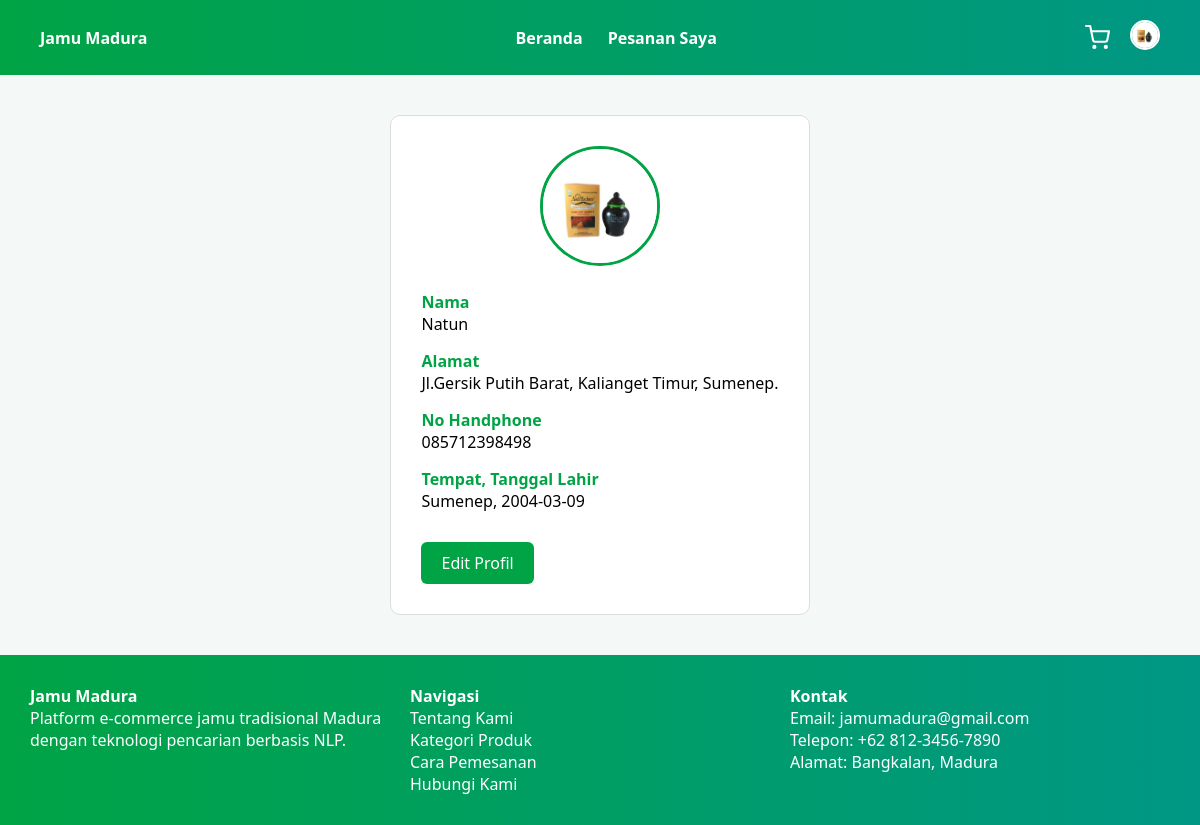
The app's page /customer/profil/profil.php (signed in) with its own data.
### tables this page shows
CREATE TABLE `users` (
  `id_user` int NOT NULL,
  `nama` varchar(100) DEFAULT NULL,
  `email` varchar(100) DEFAULT NULL,
  `password` varchar(255) DEFAULT NULL,
  `role` enum('admin','customer') DEFAULT 'customer',
  `jwt_token` text,
  `created_at` timestamp NULL DEFAULT CURRENT_TIMESTAMP,
  `updated_at` timestamp NULL DEFAULT NULL,
  `foto` varchar(255) DEFAULT NULL,
  `alamat` text,
  `no_hp` varchar(20) DEFAULT NULL,
  `tempat_lahir` varchar(100) DEFAULT NULL,
  `tanggal_lahir` date DEFAULT NULL
);

### customer/profil/profil.php (the view, shortened to what this page needs)
<?php
include "../db.php";
$id_user = intval($_SESSION['id_user']);
$query = $conn->query("SELECT * FROM users WHERE id_user = $id_user");
$user = $query->fetch_assoc();
?>
<!DOCTYPE html>
<html lang="id">
<head>
</head>
<body>
<div class="navbar">
    <div><strong>Jamu Madura</strong></div>
    <div class="menu">
        <a href="../produk/index.php">Beranda</a>
        <a href="../pesanan/pesanan.php">Pesanan Saya</a>
    </div>
    <div class="nav-right">
        <a href="../keranjang/keranjang.php">
            <i data-feather="shopping-cart"></i>
        </a>
        <div class="profile-wrapper">
            <div class="profile-icon" onclick="toggleDropdown()">
                <?php if(!empty($user['foto'])): ?>
                    <img src="../upload/profile/<?= $user['foto']; ?>">
                <?php endif; ?>
            </div>
        </div>
    </div>
</div>
<div class="container">
    <div class="profile-pic">
        <img src="../upload/profile/<?= $user['foto'] ?? 'default.png'; ?>">
    </div>
    <div class="data">
        <div class="label">Nama</div>
        <div><?= $user['nama']; ?></div>
    </div>
    <div class="data">
        <div class="label">Alamat</div>
        <div><?= $user['alamat']; ?></div>
    </div>
    <div class="data">
        <div class="label">No Handphone</div>
        <div><?= $user['no_hp']; ?></div>
    </div>
    <div class="data">
        <div class="label">Tempat, Tanggal Lahir</div>
        <div>
            <?= $user['tempat_lahir']; ?>,
            <?= $user['tanggal_lahir']; ?>
        </div>
    </div>
    <a href="../profil/edit_profil.php" class="btn">
        Edit Profil
    </a>
</div>
<div class="footer">
    <div>
        <h4>Jamu Madura</h4>
        <p>Platform e-commerce jamu tradisional Madura dengan teknologi pencarian berbasis NLP.</p>
    </div>
    <div>
        <h4>Navigasi</h4>
        <p>Tentang Kami</p>
        <p>Kategori Produk</p>
        <p>Cara Pemesanan</p>
        <p>Hubungi Kami</p>
    </div>
    <div>
        <h4>Kontak</h4>
        <p>Email: jamumadura@gmail.com</p>
        <p>Telepon: +62 812-3456-7890</p>
        <p>Alamat: Bangkalan, Madura</p>
    </div>
</div>
</body>
</html>

### customer/profil/profil.php (style rules this page uses)
:root { --primary: #00A445; --secondary: #009968; --accent: #009785; --light: #f4f8f7; --text: #333; }
* { margin: 0; padding: 0; box-sizing: border-box; font-family: 'Segoe UI', sans-serif; }
body { margin: 0; font-family: 'Segoe UI', sans-serif; background: var(--light); display: flex; flex-direction: column; min-height: 100vh; }
.navbar { background: linear-gradient(90deg, var(--primary), var(--accent)); color: white; display: flex; justify-content: space-between; padding: 20px 40px; align-items: center; }
.navbar .menu { display: flex; gap: 25px; }
.navbar a { color: white; text-decoration: none; font-weight: 700; transition: all 0.25s ease-in-out; }
.navbar svg { width: 25px; height: 25px; stroke: white; cursor: pointer; transition: all 0.25s ease-in-out; transform-origin: center; }
.nav-right { display: flex; align-items: center; gap: 20px; }
.nav-right a { display: flex; align-items: center; }
.profile-wrapper { position: relative; }
.profile-icon img { width: 30px; height: 30px; border-radius: 50%; object-fit: cover; border: 2px solid white; cursor: pointer; transition: 0.3s; }
.container { max-width: 800px; margin: 40px auto; background: white; padding: 30px; border-radius: 10px; border: 1px solid #ddd; }
.profile-pic { text-align: center; margin-bottom: 20px; }
.profile-pic img { width: 120px; height: 120px; border-radius: 50%; object-fit: cover; border: 3px solid var(--primary); }
.data { margin-bottom: 15px; }
.label { font-weight: bold; color: var(--primary); }
.btn { display: inline-block; background: var(--primary); color: white; padding: 10px 20px; border-radius: 6px; text-decoration: none; margin-top: 15px; }
.footer { background: linear-gradient(90deg, var(--primary), var(--accent)); color: white; margin-top: auto; padding: 30px; display: grid; grid-template-columns: repeat(auto-fit, minmax(200px, 1fr)); }

### records on screen
users: foto (picture), nama "Natun", alamat "Jl.Gersik Putih Barat, Kalianget Timur, Sumenep.", no_hp "085712398498", tempat_lahir "Sumenep", tanggal_lahir "2004-03-09"
